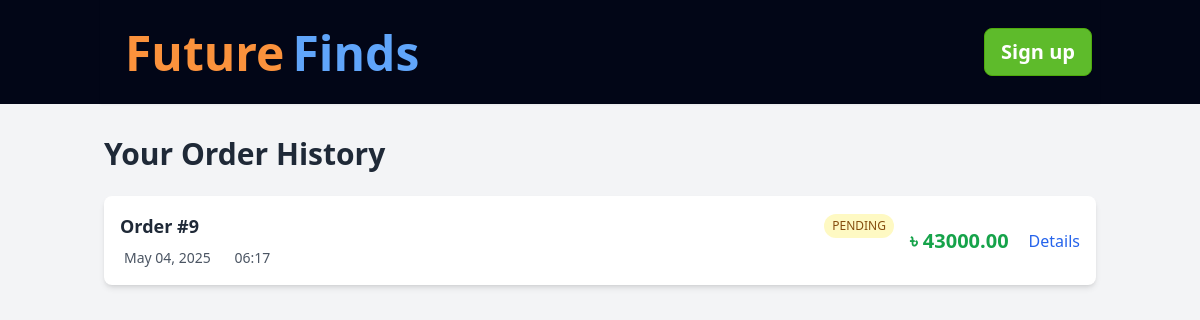
Screenshot of /orders/ (signed in) with the database file from the repository.
### products/models.py (models this page shows, shortened)
class Order(models.Model):
    user = models.ForeignKey(User, on_delete=models.CASCADE, related_name='orders')
    created_at = models.DateTimeField(auto_now_add=True)
    updated_at = models.DateTimeField(auto_now=True)
    status = models.CharField(
        max_length=20,
        choices=[
            ('Pending', 'Pending'),
            ('Confirmed', 'Confirmed'),
            ('Shipped', 'Shipped'),
            ('Delivered', 'Delivered'),
            ('Cancelled', 'Cancelled'),
        ],
        default='Pending'
    )
    total_price = models.DecimalField(max_digits=10, decimal_places=2, blank=True, null=True)
    address = models.TextField(blank=True, null=True)
    phone = models.CharField(max_length=15, blank=True, null=True)
    payment_method = models.CharField(
        max_length=20,
        choices=[
            ('Bkash', 'Bkash'),
            ('Nagad', 'Nagad'),
            ('Cash on Delivery', 'Cash on Delivery'),
        ],
        default='Cash on Delivery'
    )

### products/views.py (the view)
# urls.py: path('orders/',orders, name='orders'),
@login_required(login_url='login')
def orders(request):
    user = request.user
    orders = Order.objects.filter(user=user).prefetch_related('items__product')
    return render(request, 'orders.html', {'orders': orders})

### templates/orders.html (shortened to what this page needs)
<!DOCTYPE html>
<html lang="en">
<head>
     <link href="https://cdn.jsdelivr.net/npm/daisyui@4.12.24/dist/full.min.css" rel="stylesheet" type="text/css" />
<script src="https://cdn.tailwindcss.com"></script>
</head>
<body class=" bg-gray-100">
<nav  class="bg-slate-950"  >
<div class="navbar shadow-sm w-5/6 mx-auto py-7">
  <div class="navbar-start">
    <a href="{% url 'home' %}"class="btn btn-ghost text-orange-400 text-5xl font-bold">Future<span class=" text-blue-400 font-bold text-5xl">Finds</span></a>
  </div>
  <div class="navbar-end rounded">
{% if user.is_authenticated %}
  <button class="btn bg-[#5EBB2B] text-white border-[#4eaa0c] text-xl">
    <a href="{% url 'logout' %}">Sign up</a>
  </button>
{% else %}
  <button class="btn bg-[#FF9900] text-black border-[#e17d00] text-xl">
    <a href="{% url 'login' %}">Sign in</a>
  </button>
{% endif %}
  </div>
</div>
</nav>
<div class="container mx-auto px-4 py-8 min-h-screen">
    <div class="max-w-5xl mx-auto">
        <h1 class="text-3xl font-bold mb-6 text-gray-800">Your Order History</h1>
        {% if orders %}
        <div class="bg-white shadow-md rounded-lg overflow-hidden">
            <div class="divide-y divide-gray-200">
                {% for order in orders %}
                <div class="flex items-center p-4 hover:bg-gray-50 transition-colors">
                    <div class="flex-grow">
                        <div class="flex items-center justify-between">
                            <h2 class="text-lg font-semibold text-gray-800">
                                Order #{{ order.id }}
                            </h2>
                            <span class="
                                {% if order.status == 'Pending' %}bg-yellow-100 text-yellow-800
                                {% elif order.status == 'Confirmed' %}bg-blue-100 text-blue-800
                                {% elif order.status == 'Shipped' %}bg-green-100 text-green-800
                                {% elif order.status == 'Delivered' %}bg-green-200 text-green-900
                                {% else %}bg-red-100 text-red-800
                                {% endif %}
                                px-2 py-1 rounded-full text-xs font-medium uppercase">
                                {{ order.status }}
                            </span>
                        </div>
                        <div class="mt-2 text-gray-600 text-sm">
                            <span class="mr-4">
                                {{ order.created_at|date:"F d, Y" }}
                            </span>
                            <span>
                                {{ order.created_at|date:"H:i" }}
                            </span>
                        </div>
                    </div>
                    <div class="mx-4 text-right">
                        <span class="text-xl font-bold text-green-600">৳ {{ order.total_price }}</span>
                    </div>
                    <div class="flex items-center space-x-2">
                        <a href="{% url 'order_detail' order.id %}" class="flex items-center text-blue-600 hover:text-blue-800 transition">
                            Details
                        </a>
                    </div>
                </div>
                {% endfor %}
            </div>
        </div>
        {% endif %}
    </div>
</div>
</body>
</html>

### rows the page displays
Order: id "9", status "PENDING", created_at "May 04, 2025", created_at "06:17", total_price "43000.00"
